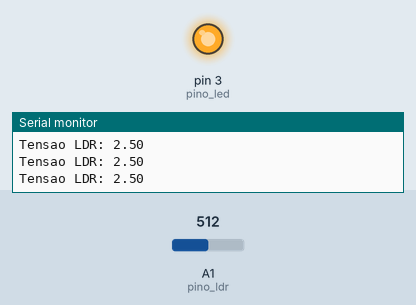
Simulated run of this sketch. Board: Arduino Uno, built with avr-gcc and run on an emulated ATmega328P. Parts: output pins drawn as LEDs (lit = HIGH), the last lines printed to the serial monitor. The test bench sets the inputs (shaded band); at power-on: A1 (pino_ldr) = 512.

Above: at 1.2 s.
1.3 s: A1 (pino_ldr) set to 495
At 2.5 s:
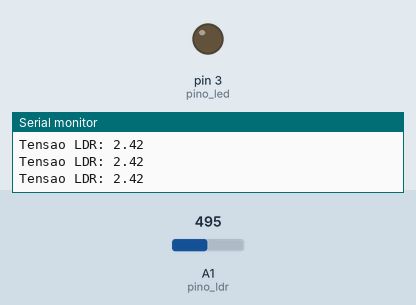
2.8 s: A1 (pino_ldr) set to 716
At 3.6 s:
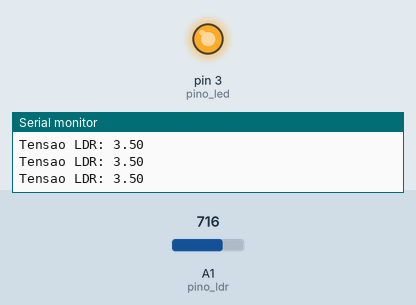
4.3 s: A1 (pino_ldr) set to 511
At 4.7 s:
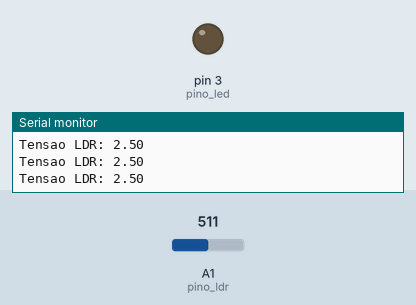
Timing chart, 0 to 7.3 s (numbered marks = the images above; inputs shaded):
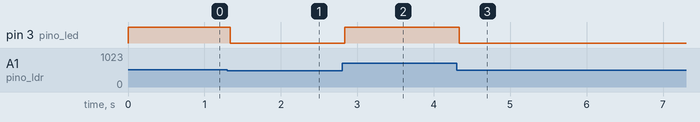

Measured:
- the behaviour switches between 512 and 511 on A1 (pino_ldr) (found by bisection; images 0 and 1)
- after the input at 1.3 s, pin 3 (pino_led): HIGH → LOW at once
- after the input at 2.8 s, pin 3 (pino_led): LOW → HIGH at once
- after the input at 4.3 s, pin 3 (pino_led): HIGH → LOW at once

The sketch:

ligar_led_com_sensor.ino
```cpp
//LDR = sensor de luz.

const int pino_ldr = A1;
float leitura_ldr = 0; //leitura analógica, há valores não inteiros
float tensao_analogica = 0; //para transformar os valores de tensao digital para analogico

const int pino_led = 3;

void setup()
{
  Serial.begin(9600); //define a taxa de transferência serial em bit/s
  pinMode(pino_led, OUTPUT); //o pino do LED é de saída de sinal elétrico
}

void loop()
{
  leitura_ldr = analogRead(pino_ldr); //função que capta a leitura do pino_ldr (nesse caso, A3)
  tensao_analogica = 5*leitura_ldr/1023;
  Serial.print("Tensao LDR: ");
  Serial.println(tensao_analogica);

  //Agora para ligar o led:
  if(tensao_analogica > 2.5){
  	digitalWrite(pino_led, HIGH);
  }
  else{
    digitalWrite(pino_led, LOW);
  }
}
```
